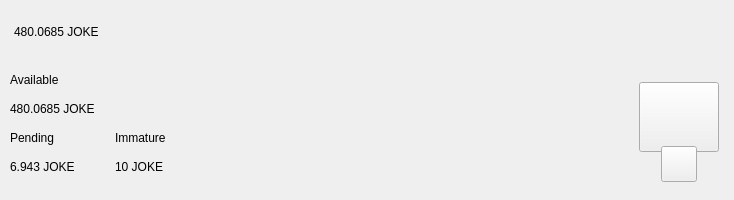
<?xml version="1.0" encoding="UTF-8"?>
<ui version="4.0">
 <class>TopBar</class>
 <widget class="QWidget" name="TopBar">
  <property name="geometry">
   <rect>
    <x>0</x>
    <y>0</y>
    <width>734</width>
    <height>200</height>
   </rect>
  </property>
  <property name="minimumSize">
   <size>
    <width>0</width>
    <height>200</height>
   </size>
  </property>
  <property name="maximumSize">
   <size>
    <width>16777215</width>
    <height>200</height>
   </size>
  </property>
  <property name="windowTitle">
   <string>Form</string>
  </property>
  <layout class="QVBoxLayout" name="verticalLayout_10" stretch="0">
   <property name="spacing">
    <number>0</number>
   </property>
   <property name="leftMargin">
    <number>0</number>
   </property>
   <property name="topMargin">
    <number>0</number>
   </property>
   <property name="rightMargin">
    <number>0</number>
   </property>
   <property name="bottomMargin">
    <number>0</number>
   </property>
   <item>
    <widget class="PFBorderImage" name="containerTop">
     <layout class="QVBoxLayout" name="verticalLayout_11">
      <property name="spacing">
       <number>0</number>
      </property>
      <property name="leftMargin">
       <number>0</number>
      </property>
      <property name="topMargin">
       <number>0</number>
      </property>
      <property name="rightMargin">
       <number>0</number>
      </property>
      <property name="bottomMargin">
       <number>0</number>
      </property>
      <item>
       <widget class="QWidget" name="top_container_2" native="true">
        <property name="minimumSize">
         <size>
          <width>0</width>
          <height>65</height>
         </size>
        </property>
        <layout class="QHBoxLayout" name="top_container">
         <property name="spacing">
          <number>0</number>
         </property>
         <property name="leftMargin">
          <number>14</number>
         </property>
         <property name="topMargin">
          <number>0</number>
         </property>
         <property name="rightMargin">
          <number>14</number>
         </property>
         <property name="bottomMargin">
          <number>0</number>
         </property>
         <item alignment="Qt::AlignVCenter">
          <widget class="QWidget" name="widgetTopAmount" native="true">
           <property name="sizePolicy">
            <sizepolicy hsizetype="Preferred" vsizetype="Maximum">
             <horstretch>0</horstretch>
             <verstretch>0</verstretch>
            </sizepolicy>
           </property>
           <layout class="QHBoxLayout" name="horizontalLayout_5">
            <property name="spacing">
             <number>0</number>
            </property>
            <property name="leftMargin">
             <number>0</number>
            </property>
            <property name="topMargin">
             <number>0</number>
            </property>
            <property name="rightMargin">
             <number>0</number>
            </property>
            <property name="bottomMargin">
             <number>0</number>
            </property>
            <item alignment="Qt::AlignTop">
             <widget class="QLabel" name="labelAmountTopJoke">
              <property name="minimumSize">
               <size>
                <width>0</width>
                <height>36</height>
               </size>
              </property>
              <property name="styleSheet">
               <string notr="true">padding:0px;margin:0px;</string>
              </property>
              <property name="text">
               <string notr="true">480.0685 JOKE</string>
              </property>
             </widget>
            </item>
           </layout>
          </widget>
         </item>
         <item>
          <spacer name="horizontalSpacer">
           <property name="orientation">
            <enum>Qt::Horizontal</enum>
           </property>
           <property name="sizeHint" stdset="0">
            <size>
             <width>40</width>
             <height>20</height>
            </size>
           </property>
          </spacer>
         </item>
         <item>
          <layout class="QHBoxLayout" name="horizontalLayout_4">
           <property name="spacing">
            <number>12</number>
           </property>
           <property name="rightMargin">
            <number>0</number>
           </property>
           <item alignment="Qt::AlignRight">
            <widget class="QWidget" name="layoutSync" native="true">
             <property name="minimumSize">
              <size>
               <width>0</width>
               <height>36</height>
              </size>
             </property>
             <property name="maximumSize">
              <size>
               <width>16777215</width>
               <height>36</height>
              </size>
             </property>
             <layout class="QVBoxLayout" name="verticalLayout_9">
              <property name="leftMargin">
               <number>0</number>
              </property>
              <property name="topMargin">
               <number>0</number>
              </property>
              <property name="rightMargin">
               <number>0</number>
              </property>
              <property name="bottomMargin">
               <number>0</number>
              </property>
              <item>
               <widget class="ExpandableButton" name="pushButtonSync" native="true">
                <property name="minimumSize">
                 <size>
                  <width>36</width>
                  <height>36</height>
                 </size>
                </property>
                <property name="maximumSize">
                 <size>
                  <width>16777215</width>
                  <height>36</height>
                 </size>
                </property>
               </widget>
              </item>
             </layout>
            </widget>
           </item>
           <item>
            <widget class="ExpandableButton" name="pushButtonHDUpgrade" native="true">
             <property name="minimumSize">
              <size>
               <width>36</width>
               <height>36</height>
              </size>
             </property>
            </widget>
           </item>
           <item>
            <widget class="ExpandableButton" name="pushButtonStack" native="true">
             <property name="minimumSize">
              <size>
               <width>36</width>
               <height>36</height>
              </size>
             </property>
            </widget>
           </item>
           <item>
            <widget class="ExpandableButton" name="pushButtonColdStaking" native="true">
             <property name="minimumSize">
              <size>
               <width>36</width>
               <height>36</height>
              </size>
             </property>
            </widget>
           </item>
           <item>
            <widget class="ExpandableButton" name="pushButtonConnection" native="true">
             <property name="minimumSize">
              <size>
               <width>36</width>
               <height>36</height>
              </size>
             </property>
            </widget>
           </item>
           <item>
            <widget class="ExpandableButton" name="pushButtonTor" native="true">
             <property name="minimumSize">
              <size>
               <width>36</width>
               <height>36</height>
              </size>
             </property>
            </widget>
           </item>
           <item>
            <widget class="ExpandableButton" name="pushButtonLock" native="true">
             <property name="sizePolicy">
              <sizepolicy hsizetype="Expanding" vsizetype="Expanding">
               <horstretch>0</horstretch>
               <verstretch>0</verstretch>
              </sizepolicy>
             </property>
             <property name="minimumSize">
              <size>
               <width>36</width>
               <height>0</height>
              </size>
             </property>
            </widget>
           </item>
           <item>
            <widget class="ExpandableButton" name="pushButtonTheme" native="true">
             <property name="minimumSize">
              <size>
               <width>36</width>
               <height>36</height>
              </size>
             </property>
             <property name="maximumSize">
              <size>
               <width>16777215</width>
               <height>36</height>
              </size>
             </property>
            </widget>
           </item>
           <item>
            <widget class="ExpandableButton" name="pushButtonFAQ" native="true">
             <property name="minimumSize">
              <size>
               <width>36</width>
               <height>36</height>
              </size>
             </property>
            </widget>
           </item>
          </layout>
         </item>
        </layout>
       </widget>
      </item>
      <item>
       <widget class="QWidget" name="bottom_container" native="true">
        <property name="minimumSize">
         <size>
          <width>0</width>
          <height>135</height>
         </size>
        </property>
        <layout class="QHBoxLayout" name="botton_container">
         <property name="leftMargin">
          <number>10</number>
         </property>
         <property name="topMargin">
          <number>0</number>
         </property>
         <property name="rightMargin">
          <number>10</number>
         </property>
         <property name="bottomMargin">
          <number>10</number>
         </property>
         <item>
          <layout class="QHBoxLayout" name="horizontalLayout_3">
           <property name="bottomMargin">
            <number>9</number>
           </property>
           <item>
            <layout class="QVBoxLayout" name="verticalLayout_7">
             <property name="spacing">
              <number>0</number>
             </property>
             <property name="leftMargin">
              <number>0</number>
             </property>
             <property name="rightMargin">
              <number>30</number>
             </property>
             <item>
              <layout class="QVBoxLayout" name="verticalLayout_2">
               <item>
                <widget class="QLabel" name="labelTitle1">
                 <property name="text">
                  <string>Available</string>
                 </property>
                </widget>
               </item>
               <item>
                <widget class="QLabel" name="labelAmountJoke">
                 <property name="text">
                  <string notr="true">480.0685 JOKE</string>
                 </property>
                </widget>
               </item>
              </layout>
             </item>
             <item>
              <layout class="QHBoxLayout" name="horizontalLayout_2">
               <property name="spacing">
                <number>0</number>
               </property>
               <item>
                <layout class="QVBoxLayout" name="verticalLayout_3">
                 <item>
                  <widget class="QLabel" name="labelTitle3">
                   <property name="text">
                    <string>Pending</string>
                   </property>
                  </widget>
                 </item>
                 <item>
                  <widget class="QLabel" name="labelPendingJoke">
                   <property name="text">
                    <string notr="true">6.943 JOKE</string>
                   </property>
                  </widget>
                 </item>
                </layout>
               </item>
               <item>
                <spacer name="horizontalSpacer_3">
                 <property name="orientation">
                  <enum>Qt::Horizontal</enum>
                 </property>
                 <property name="sizeType">
                  <enum>QSizePolicy::Fixed</enum>
                 </property>
                 <property name="sizeHint" stdset="0">
                  <size>
                   <width>40</width>
                   <height>20</height>
                  </size>
                 </property>
                </spacer>
               </item>
               <item>
                <layout class="QVBoxLayout" name="verticalLayout_4">
                 <item>
                  <widget class="QLabel" name="labelTitle4">
                   <property name="text">
                    <string>Immature</string>
                   </property>
                  </widget>
                 </item>
                 <item>
                  <widget class="QLabel" name="labelImmatureJoke">
                   <property name="text">
                    <string notr="true">10 JOKE</string>
                   </property>
                  </widget>
                 </item>
                </layout>
               </item>
              </layout>
             </item>
            </layout>
           </item>
          </layout>
         </item>
         <item>
          <spacer name="horizontalSpacer_2">
           <property name="orientation">
            <enum>Qt::Horizontal</enum>
           </property>
           <property name="sizeHint" stdset="0">
            <size>
             <width>40</width>
             <height>20</height>
            </size>
           </property>
          </spacer>
         </item>
         <item alignment="Qt::AlignHCenter|Qt::AlignVCenter">
          <widget class="QWidget" name="qrContainer" native="true">
           <property name="sizePolicy">
            <sizepolicy hsizetype="Preferred" vsizetype="Minimum">
             <horstretch>0</horstretch>
             <verstretch>0</verstretch>
            </sizepolicy>
           </property>
           <property name="minimumSize">
            <size>
             <width>90</width>
             <height>110</height>
            </size>
           </property>
           <property name="maximumSize">
            <size>
             <width>90</width>
             <height>110</height>
            </size>
           </property>
           <layout class="QVBoxLayout" name="containerQR">
            <property name="spacing">
             <number>0</number>
            </property>
            <property name="leftMargin">
             <number>5</number>
            </property>
            <property name="topMargin">
             <number>10</number>
            </property>
            <property name="rightMargin">
             <number>5</number>
            </property>
            <property name="bottomMargin">
             <number>0</number>
            </property>
            <item>
             <widget class="QPushButton" name="btnQr">
              <property name="minimumSize">
               <size>
                <width>70</width>
                <height>70</height>
               </size>
              </property>
              <property name="maximumSize">
               <size>
                <width>16777215</width>
                <height>70</height>
               </size>
              </property>
              <property name="focusPolicy">
               <enum>Qt::NoFocus</enum>
              </property>
              <property name="text">
               <string/>
              </property>
              <property name="iconSize">
               <size>
                <width>70</width>
                <height>70</height>
               </size>
              </property>
             </widget>
            </item>
            <item>
             <spacer name="verticalSpacer">
              <property name="orientation">
               <enum>Qt::Vertical</enum>
              </property>
              <property name="sizeType">
               <enum>QSizePolicy::Fixed</enum>
              </property>
              <property name="sizeHint" stdset="0">
               <size>
                <width>20</width>
                <height>20</height>
               </size>
              </property>
             </spacer>
            </item>
            <item alignment="Qt::AlignHCenter|Qt::AlignBottom">
             <widget class="QPushButton" name="pushButtonQR">
              <property name="minimumSize">
               <size>
                <width>36</width>
                <height>36</height>
               </size>
              </property>
              <property name="maximumSize">
               <size>
                <width>36</width>
                <height>36</height>
               </size>
              </property>
              <property name="focusPolicy">
               <enum>Qt::NoFocus</enum>
              </property>
              <property name="text">
               <string/>
              </property>
             </widget>
            </item>
           </layout>
          </widget>
         </item>
        </layout>
       </widget>
      </item>
     </layout>
    </widget>
   </item>
  </layout>
 </widget>
 <customwidgets>
  <customwidget>
   <class>ExpandableButton</class>
   <extends>QWidget</extends>
   <header>qt/jokecoin/expandablebutton.h</header>
   <container>1</container>
  </customwidget>
  <customwidget>
   <class>PFBorderImage</class>
   <extends>QFrame</extends>
   <header>qt/jokecoin/pfborderimage.h</header>
   <container>1</container>
  </customwidget>
 </customwidgets>
 <resources/>
 <connections/>
</ui>
